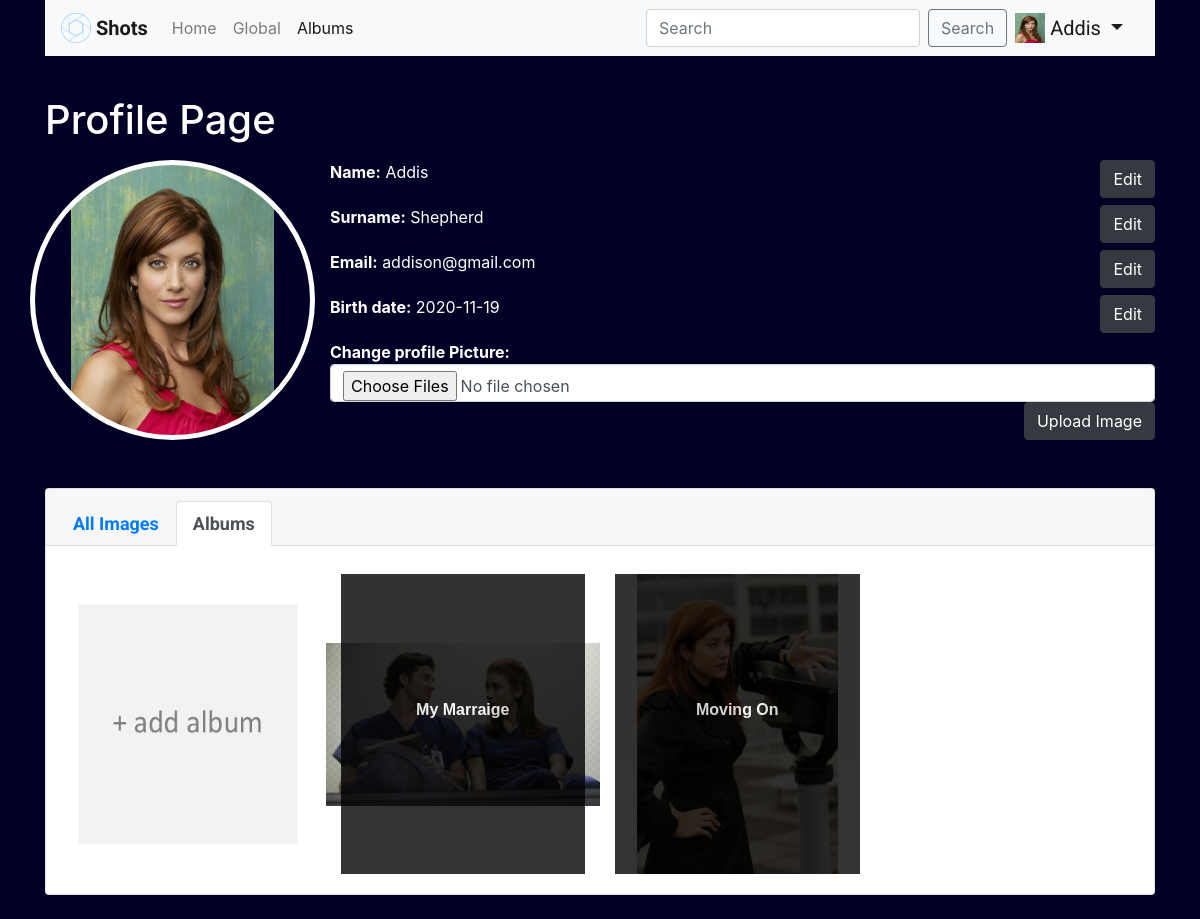
/profileAlbum.php (signed in), run on the app's committed database.
### tables this page shows
CREATE TABLE `tbprofilepic` (
  `user_id` int(11) NOT NULL,
  `filename` varchar(50) NOT NULL
);

CREATE TABLE `tbusers` (
  `user_id` int(11) NOT NULL,
  `name` char(100) NOT NULL,
  `surname` char(100) NOT NULL,
  `email` char(100) NOT NULL,
  `password` char(100) NOT NULL,
  `birthday` date NOT NULL
);

CREATE TABLE `tbalbum` (
  `album_id` int(11) NOT NULL,
  `user_id` int(11) NOT NULL
);

CREATE TABLE `tbgallery` (
  `image_id` int(11) NOT NULL,
  `user_id` int(11) NOT NULL,
  `filename` char(50) NOT NULL,
  `description` char(30) NOT NULL,
  `hashtags` char(50) NOT NULL
);

CREATE TABLE `tbalbumcontent` (
  `id` int(11) NOT NULL,
  `album_id` int(11) NOT NULL,
  `user_id` int(11) NOT NULL,
  `image_id` int(11) NOT NULL,
  `albumName` varchar(100) NOT NULL,
  `albumDescription` varchar(100) NOT NULL,
  `albumHashtags` varchar(100) NOT NULL
);

### profileAlbum.php (the view, shortened to what this page needs)
<?php include './config.php' ?>
<!DOCTYPE html>
<html lang="en">
    <head>
        <link rel="stylesheet" href="https://stackpath.bootstrapcdn.com/bootstrap/4.5.2/css/bootstrap.min.css">
        <link rel="stylesheet" type="text/css" href="css/style.css">
    </head>
    <body class="darkMode">
      <div class="container">
        <nav class="navbar navbar-expand navbar-light bg-light">
          <a class="navbar-brand navText" href="homepage.php">
            <img src="./Favicon/1x/Asset1.png" width="30" height="30" class="d-inline-block align-top" alt="">
            Shots
          </a>
          <div class="collapse navbar-collapse" id="navbarNavDropdown">
            <ul class="navbar-nav mr-auto mt-2 mt-lg-0">
              <li class="nav-item">
                <a class="nav-link" href="homepage.php">Home </a>
              </li>
              <li class="nav-item">
                <a class="nav-link" href="global.php">Global</a>
              </li>
              <li class="nav-item  active">
                <a class="nav-link" href="#">Albums <span class="sr-only">(current)</span></a>
              </li>
            </ul>
            <form class="form-inline my-2 my-lg-0" method="POST" action="search.php">
              <input class="form-control mr-sm-2" name="search" type="search" placeholder="Search">
              <button class="btn btn-outline-secondary my-2 my-sm-0" type="submit">Search</button>
            </form>
            <div class="bs-example ml-2">
              <div class="dropdown">
                  <a class="navbar-brand navProfile dropdown-toggle" data-toggle="dropdown" href="#">
                    <?php
                      $user = $_SESSION['user'];
                      $query89 = "SELECT * FROM tbusers WHERE user_id = '$user'";
                      $res89 = $mysqli->query($query89);
                      $row89 = mysqli_fetch_array($res89);
                      $query = "SELECT * FROM tbprofilepic WHERE user_id = '$user'";
                      $res = $mysqli->query($query);
                      $noProfile = "profilePic/no-profile-image.png";
                      if($row = mysqli_fetch_array($res)){
                        echo "<img src=" . $row['filename'] . " width='30' height='30' class='d-inline-block align-top' alt=''>";
                        echo "&nbsp;" . $row89['name'] ;
                      }else {
                        echo "<img src=" . $noProfile . " width='30' height='30' class='d-inline-block align-top' alt=''>";
                        echo "&nbsp;" . $row89['name'] ;
                      }
                    ?>
                  </a>
              </div>
            </div>
          </div>
        </nav>
        <br/>
        <h1 class="mt-3 mb-3">Profile Page</h1>
    		<div class="row">
          <?php
              if (isset($_POST["otherId"])) {
                $user = $_POST["otherId"];
              } else {
                $user = $_SESSION['user'];
              }
              $query = "SELECT * FROM tbprofilepic WHERE user_id = '$user'";
  					  $res = $mysqli->query($query);
              $noProfile = "profilePic/no-profile-image.png";
              if($row = mysqli_fetch_array($res)){
                echo "<div class='col-3 profilePic' style = 'background-image: url(" . $row['filename'] . "); background-repeat: no-repeat;'>
          			</div>";
              }else {
                echo "<div class='col-3 profilePic' style = 'background-image: url(" . $noProfile . "); background-repeat: no-repeat;'>
          			</div>";
              }
          ?>
    			<div class="col profile">
    				<div data-type="text" class="details">
    					<b class="profile">Name:</b> <span>
                <?php
                if (isset($_POST["otherId"])) {
                  $user = $_POST["otherId"];
                } else {
                  $user = $_SESSION['user'];
                }
                $query = "SELECT * FROM tbusers WHERE user_id = '$user'";
                $res = $mysqli->query($query);
                $row = mysqli_fetch_array($res);
                 echo $row['name'] .  '</span>';
                 if (isset($_POST["otherId"])) {
                 }else {
                 echo ' <button class="btn btn-dark float-right" data-index="editName">Edit</button>';
                }
              ?>
    				</div>
    				<div data-type="text" class="details">
    					<b class="profile">Surname:</b> <span>
                <?php
                if (isset($_POST["otherId"])) {
                  $user = $_POST["otherId"];
                } else {
                  $user = $_SESSION['user'];
                }
                $query = "SELECT * FROM tbusers WHERE user_id = '$user'";
                $res = $mysqli->query($query);
                $row = mysqli_fetch_array($res);
                 echo $row['surname'] .  '</span>';
                 if (isset($_POST["otherId"])) {
                 }else {
                   echo ' <button class="btn btn-dark float-right" data-index="editSurname">Edit</button>';
                 }
               ?>
    				</div>
    				<div data-type="email" class="details">
    					<b class="profile">Email:</b> <span>
                <?php
                if (isset($_POST["otherId"])) {
                  $user = $_POST["otherId"];
                } else {
                  $user = $_SESSION['user'];
                }
                $query = "SELECT * FROM tbusers WHERE user_id = '$user'";
                $res = $mysqli->query($query);
                $row = mysqli_fetch_array($res);
                 echo $row['email'] .  '</span>';
                 if (isset($_POST["otherId"])) {
                 }else {
                 echo '<button class="btn btn-dark float-right" data-index="editEmail">Edit</button>';
               }
               ?>
    				</div>
    				<div data-type="date" class="details">
    					<b class="profile">Birth date:</b> <span>
                <?php
                if (isset($_POST["otherId"])) {
                  $user = $_POST["otherId"];
                } else {
                  $user = $_SESSION['user'];
                }
                $query = "SELECT * FROM tbusers WHERE user_id = '$user'";
                $res = $mysqli->query($query);
                $row = mysqli_fetch_array($res);
                 echo $row['birthday'] .  '</span>';
                 if (isset($_POST["otherId"])) {
                 }else {
                   echo '<button class="btn btn-dark float-right" data-index="editDate">Edit</button>';
                 }
              ?>
    				</div>
            <?php
            if (isset($_POST["otherId"])) {
            }else {
              echo "
              <div class='details'>
                <form method='POST' action='profilePicUpdate.php'  enctype='multipart/form-data'>";
                echo "
                    <b class='profile'>Change profile Picture: </b>
                    <input type='file' class='form-control' name='picToUpload' id='picToUpload' multiple='multiple' />
                    <button type='submit' class='btn btn-dark float-right' name='submit'>Upload Image </button>
                </form>
              </div>";
            }
             ?>
    			</div>
    		</div>
        <br />
        <br />
        <?php
        if (isset($_POST["otherId"])) {
          $user = $_POST["otherId"];
        } else {
          $user = $_SESSION['user'];
        }
          $query3 = "SELECT * FROM tbalbum WHERE user_id = '$user'";
          $res3 = $mysqli->query($query3);
            echo "<div class = 'card'>";
              echo "<div class='card-header'>
              <ul class='nav nav-tabs card-header-tabs'>
                <li class='nav-item'>";
                  if (isset($_POST["otherId"])) {
                    echo "<a class='nav-link' id='gotoOtherProfile' href=''>All Images</a>";
                    echo "<input type='hidden' name='otherId' id='otherId' value = '" . $_POST["otherId"] . "'/>";
                  }else {
                    	echo "
                        <a class='nav-link' id='' href='profile.php'>All Images</a>";
                  }
                echo "</li>
                <li class='nav-item' >
                  <a class='nav-link active' id='album' href='profileAlbum.php#imageGallery'>Albums</a>
                </li>
              </ul>
              </div>";
              echo "<div class='card-body'>";
                echo "<div class = 'row imageGallery' id = 'imageGallery'>";
                if (isset($_POST["otherId"])) {
                }else {
                    echo 	"
                      <div class = 'col-3 addAlbum mt-2' style = 'background-image: url(gallery/addAlbum.png); background-repeat: no-repeat; background-size: 80% 80%;'>
                        <input type='hidden' name='pt' id='pt' value = '85'/>
                      </div>
                    ";
                }
                    while($row3 = mysqli_fetch_array($res3)) {
                      $albId = $row3["album_id"];
                      $query4 = "SELECT * FROM tbalbumcontent WHERE album_id = '$albId'";
                      $res4 = $mysqli->query($query4);
                      $row4 = mysqli_fetch_array($res4);
                      $imId = $row4["image_id"];
                      $albName = $row4["albumName"];
                      $query5 = "SELECT * FROM tbgallery WHERE image_id = '$imId'";
                      $res5 = $mysqli->query($query5);
                      $row5 = mysqli_fetch_array($res5);
                            if (isset($_POST["otherId"])) {
                              echo 	"
                                <div class = 'col-3 OalBut mt-2' style = 'background-image: url(" . $row5['filename'] ."); background-repeat: no-repeat;'>
                                  <input type='hidden' name='pt' id='pt' value = '" . $row4["album_id"] . "'/>";
                              echo "<input type='hidden' name='otherId' id='otherId' value = '" . $user . "'/>";
                            }else {
                              echo 	"
                                <div class = 'col-3 alBut mt-2' style = 'background-image: url(" . $row5['filename'] ."); background-repeat: no-repeat;'>
                                  <input type='hidden' name='pt' id='pt' value = '" . $row4["album_id"] . "'/>";
                            }
                            echo "<div class='footer text-center opa'>
                                <b class='albText'>" . $albName . "</b>
                            </div>
                          </div>
                        ";
                      }
              echo "</div>";
            echo "</div>";
          echo "</div>";
        ?>
        <br />
      </div>
    </body>
  </html>

### css/style.css (style rules this page uses)
body.darkMode { background: rgb(2,0,36); }
.card-header { font-family: 'Roboto', sans-serif; font-size: 18px; font-weight: bold; }
.card-body { font-family: 'Noto Sans JP', sans-serif; }
div.row.imageGallery div[class^="col"] { background-size: contain; background-position: center center; height: 300px; }
.opa { opacity: 0.8; color: white; background: black; padding-top: 50%; }
@media only screen and (min-width: 992px) { .navText { font-family: 'Roboto', sans-serif; font-size: 20px; font-weight: bold; } }
@media only screen and (min-width: 992px) { .navProfile { font-family: 'Roboto', sans-serif; font-size: 20px; color: grey; } }
h1, b.profile, span { color: white; }
div.profile div { height: 45px; }
div.profilePic { background-size: contain; background-position: center center; border-radius: 50%; border-width: 5px; border-style: solid; border-color: white; }
.alBut, .OalBut, .profBut, .addAlbum, .addImage { cursor: pointer; }
.footer { height:300px; color:white; position:relative; line-height:180%; }

### data on the page
tbprofilepic: filename (picture)
tbusers: name "Addis", surname "Shepherd", email "addison@gmail.com", birthday "2020-11-19"
tbalbum: tbgallery.filename (picture), tbalbumcontent.albumName "My Marraige"
tbalbum: tbgallery.filename (picture), tbalbumcontent.albumName "Moving On"
